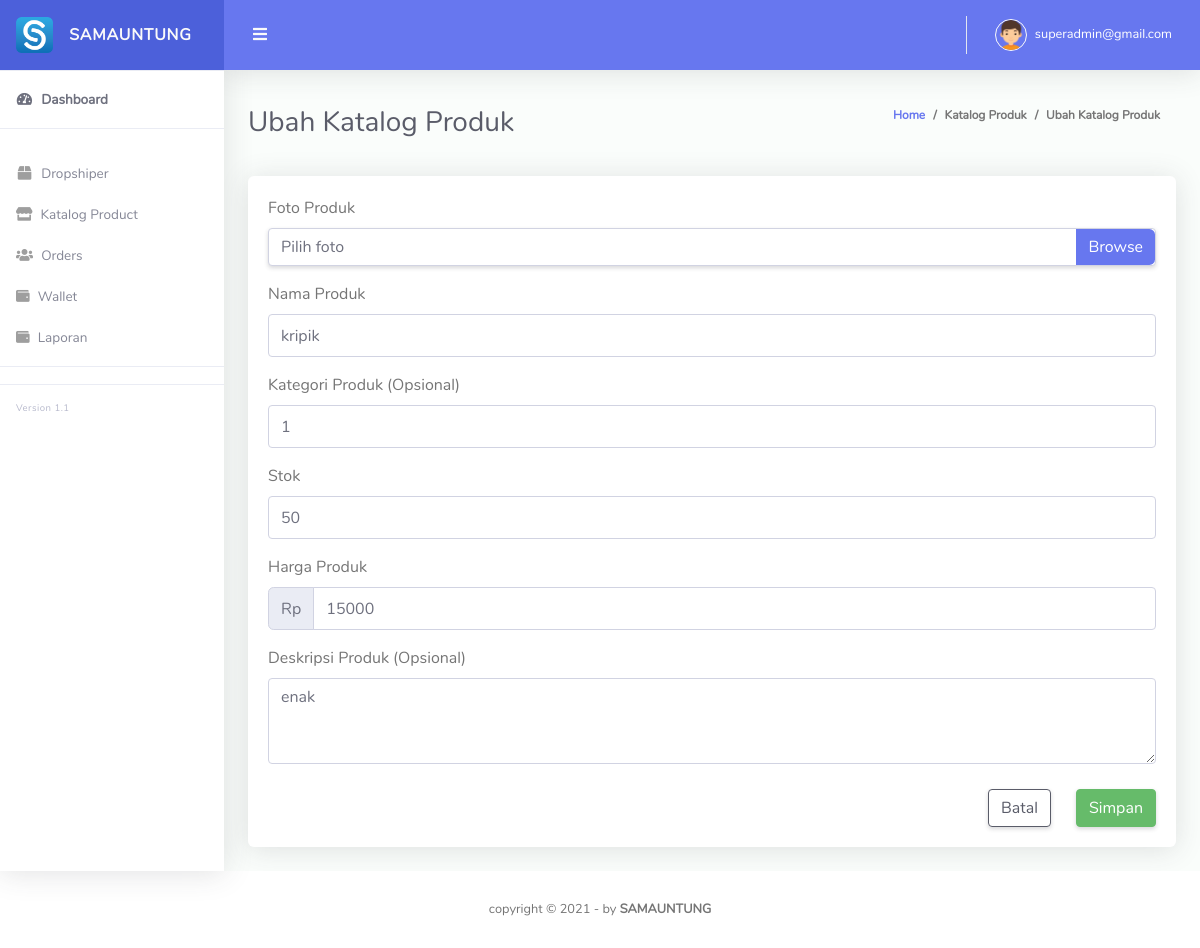
Screenshot of /Admin_samauntung/edit_produk.php?id=1 (signed in) with the database file from the repository.
### tables this page shows
CREATE TABLE `produk` (
  `id_produk` int(11) NOT NULL,
  `id_kategori` int(11) NOT NULL,
  `nama_produk` varchar(100) NOT NULL,
  `gambar_produk` varchar(255) NOT NULL,
  `deskripsi_produk` text NOT NULL,
  `stok` int(11) NOT NULL,
  `harga` int(11) NOT NULL
);

### Admin_samauntung/edit_produk.php (the view, shortened to what this page needs)
<?php
include 'koneksi.php';
$sql = "SELECT produk.deskripsi_produk, produk.nama_produk, produk.id_kategori, produk.harga, produk.stok FROM produk WHERE produk.id_produk = ".$_GET['id'];
$query = mysqli_query($konek, $sql);
$data=mysqli_fetch_array($query);
?>
<!DOCTYPE html>
<html lang="en">
<head>
  <link href="vendor/fontawesome-free/css/all.min.css" rel="stylesheet" type="text/css">
  <link href="vendor/bootstrap/css/bootstrap.min.css" rel="stylesheet" type="text/css">
  <link href="css/ruang-admin.min.css" rel="stylesheet">
</head>
<body id="page-top">
  <div id="wrapper">
    <?php require "components/sidebar.php"?>
    <div id="content-wrapper" class="d-flex flex-column">
      <div id="content">
        <?php require "components/topbar.php"?>
        <div class="container-fluid" id="container-wrapper">
          <div class="d-sm-flex align-items-center justify-content-between mb-4">
            <h1 class="h3 mb-0 text-gray-800">Ubah Katalog Produk</h1>
            <ol class="breadcrumb">
              <li class="breadcrumb-item"><a href="./">Home</a></li>
              <li class="breadcrumb-item">Katalog Produk</li>
              <li class="breadcrumb-item active" aria-current="page">Ubah Katalog Produk</li>
            </ol>
          </div>
          <div class="row">
            <div class="col-md-12">
             <div class="card mb-4">
              <div class="card-body">
                <form action="edit_produk.php?id=<?=$_GET['id']?>" method="post"  enctype="multipart/form-data">
                  <div class="form-group">
                    <label for="foto">Foto Produk</label>
                    <div class="custom-file">
                      <label class="custom-file-label" for="foto">Pilih foto</label>
                    </div>
                  </div>
                  <div class="form-group required">
                    <label for="nama" class="control-label">Nama Produk</label>
                    <input type="text" class="form-control" id="nama" name="nama" placeholder="Ex :  Musae Chips - Milk" required value="<?=$data["nama_produk"]?>">
                  </div>
                  <div class="form-group">
                    <label for="kategori" class="control-label">Kategori Produk (Opsional)</label>
                    <input type="number" class="form-control" id="kategori" name="kategori" placeholder="Ex :  Makanan & Minuman"value="<?=$data["id_kategori"]?>">
                  </div>
                  <div class="form-group">
                    <label for="stok" class="control-label">Stok</label>
                    <input type="number" class="form-control" id="stok" name="stok" placeholder="Ex :  100" required value="<?=$data["stok"]?>">
                  </div>
                  <div class="form-group required">
                    <label for="harga" class="control-label">Harga Produk</label>
                    <div class="input-group mb-2">
                      <div class="input-group-prepend">
                        <div class="input-group-text">Rp</div>
                      </div>
                      <input type="number" class="form-control" id="harga" name="harga" placeholder="Ex :  15.000"  required value="<?=$data["harga"]?>">
                    </div>
                  </div>
                  <div class="form-group">
                    <label for="deskripsi" class="control-label">Deskripsi Produk (Opsional)</label>
                    <textarea class="form-control" id="deskripsi" rows="3" name="deskripsi" placeholder="Ex :  Weight  : 90 g"><?=$data["deskripsi_produk"]?></textarea>
                  </div>
                  <div style="display:flex;justify-content:right;margin-top:25px">
                    <button type="reset" class="btn btn-outline-dark" style="margin-right: 25px;">Batal</button>
                    <button type="submit" class="btn btn-success">Simpan</button>
                  </div>
                </form>
              </div>
            </div>
          </div>
        </div>
      </div>
    </div>
  </div>
</div>
<?php require "components/footer.php"?>
    </body>
</html>

### rows the page displays
produk: nama "kripik", stok "50", harga "15000", deskripsi "enak"

### other values shown
$_SESSION['email-admin'] "superadmin@gmail.com"
